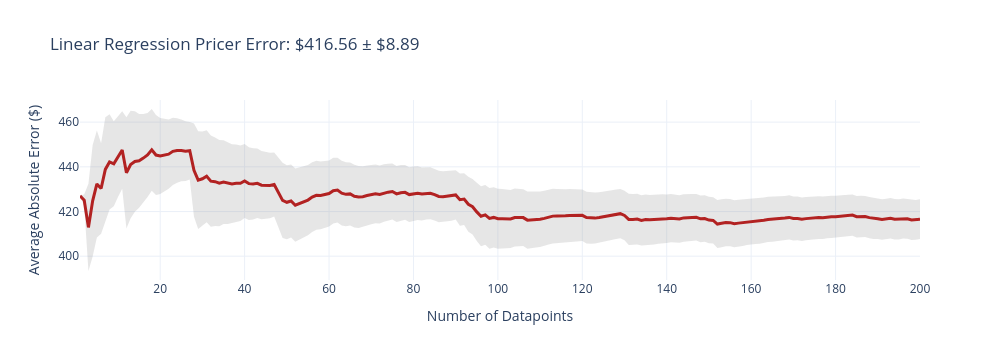
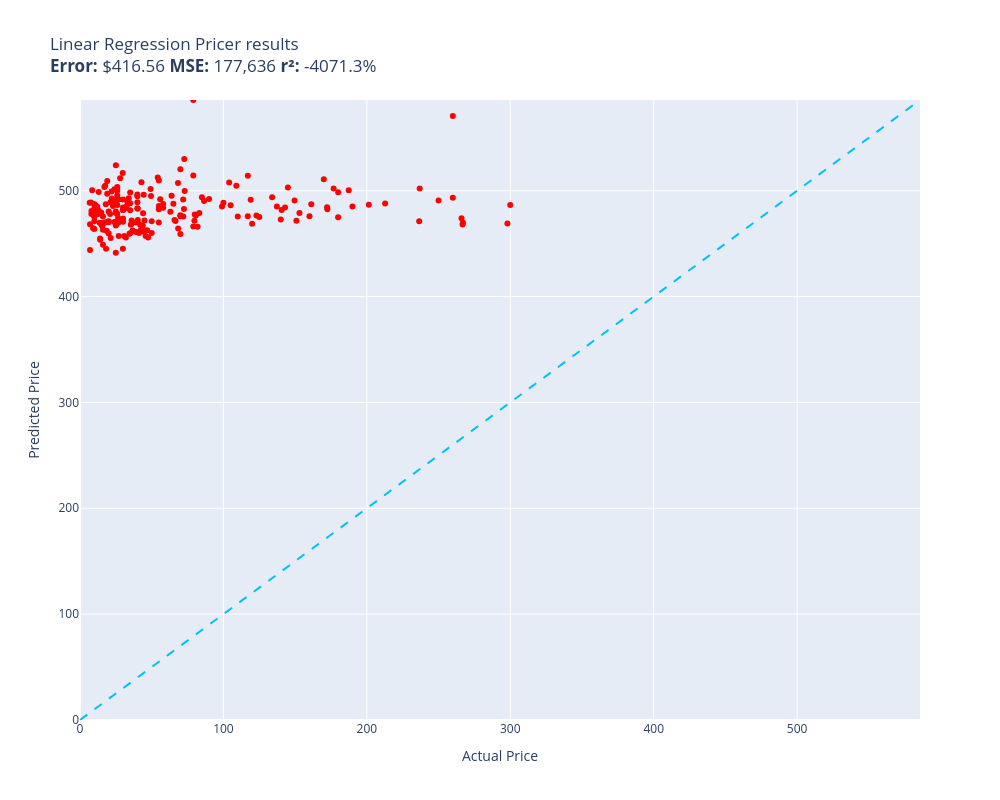

The code cell stored with these charts, in order, in its notebook:
### Code cell
evaluate(linear_regression_pricer, test)

### Figure 1 — Plotly figure (JSON) as saved in the notebook; plotly's stock layout.template omitted (floating-point values rounded to 4 significant figures; data arrays with more than 128 entries replaced by an {"elided": "..."} marker saying what was removed)
{"data": [{"fill": "toself", "fillcolor": "rgba(128,128,128,0.2)", "hoverinfo": "skip", "line": {"color": "rgba(255,255,255,0)"}, "name": "95% CI", "showlegend": false, "type": "scatter", "x": {"elided": "400 int values"}, "y": {"elided": "400 float values"}}, {"customdata": {"elided": "200x1 float values"}, "hovertemplate": "n=%{x}<br>Avg Error=$%{y:,.2f}<br>±95% CI=$%{customdata[0]:,.2f}<extra></extra>", "line": {"color": "firebrick", "width": 3}, "mode": "lines", "name": "Cumulative Avg Error", "type": "scatter", "x": {"elided": "200 int values"}, "y": {"elided": "200 float values"}}], "layout": {"height": 360, "showlegend": false, "title": {"text": "Linear Regression Pricer Error: $416.56 ± $8.89"}, "width": 1000, "xaxis": {"title": {"text": "Number of Datapoints"}}, "yaxis": {"title": {"text": "Average Absolute Error ($)"}}}}

### Figure 2 — Plotly figure (JSON) as saved in the notebook; plotly's stock layout.template omitted (floating-point values rounded to 4 significant figures; data arrays with more than 128 entries replaced by an {"elided": "..."} marker saying what was removed)
{"data": [{"customdata": {"elided": "200x1 str values"}, "hovertemplate": "%{customdata[0]}<extra></extra>", "legendgroup": "red", "marker": {"color": "red", "size": 6, "symbol": "circle"}, "mode": "markers", "name": "red", "orientation": "v", "showlegend": true, "type": "scatter", "x": {"elided": "200 float values"}, "xaxis": "x", "y": {"elided": "200 float values"}, "yaxis": "y"}, {"hoverinfo": "skip", "line": {"color": "deepskyblue", "dash": "dash", "width": 2}, "mode": "lines", "name": "y = x", "showlegend": false, "type": "scatter", "x": [0, 585.7], "y": [0, 585.7]}], "layout": {"height": 800, "legend": {"title": {"text": "color"}, "tracegroupgap": 0}, "showlegend": false, "title": {"text": "Linear Regression Pricer results<br><b>Error:</b> $416.56 <b>MSE:</b> 177,636 <b>r²:</b> -4071.3%"}, "width": 1000, "xaxis": {"anchor": "y", "domain": [0, 1], "range": [0, 585.7], "title": {"text": "Actual Price"}}, "yaxis": {"anchor": "x", "domain": [0, 1], "range": [0, 585.7], "title": {"text": "Predicted Price"}}}}
